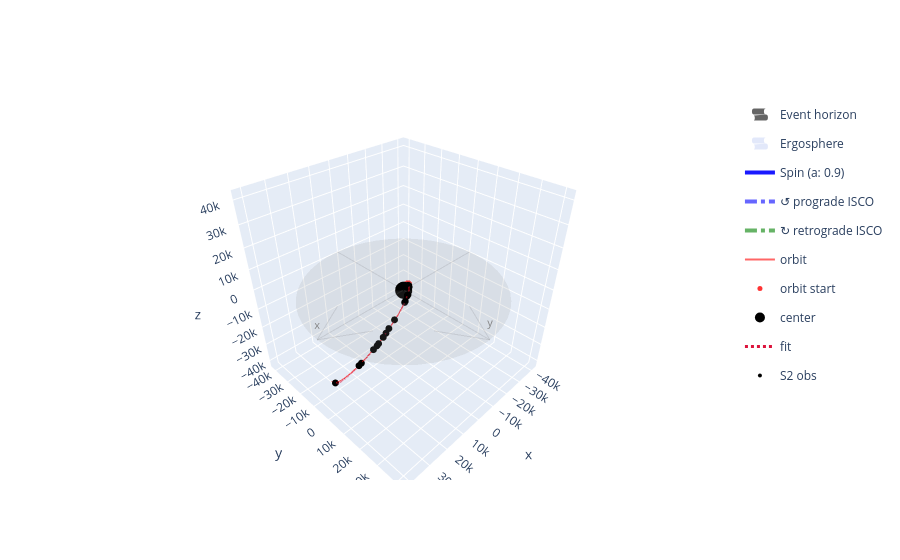

The cell this chart's notebook holds for it:
### Code cell
# Plot: truth path + fitted path (dotted) + observed points

fit_path = build_path(result.x)
fit_cart = fit_path.convert_to("Cartesian").state_vector  # (7, T)

plot = PlotKerr(kerr)
plot.add_path(path)
fig = plot.plot()

fig.add_trace(go.Scatter3d(
    x=fit_cart[1], y=fit_cart[2], z=fit_cart[3],
    mode="lines",
    line=dict(color="crimson", width=3, dash="dot"),
    name="fit",
))

pwe.add_to_figure(fig, color="black", name="S2 obs")
fig.show()

### Figure 1 — Plotly figure (JSON) as saved in the notebook; plotly's stock layout.template omitted (floating-point values rounded to 4 significant figures; data arrays with more than 128 entries replaced by an {"elided": "..."} marker saying what was removed)
{"data": [{"colorscale": [[0, "black"], [1, "black"]], "name": "Event horizon", "opacity": 0.6, "showlegend": true, "showscale": false, "type": "surface", "x": {"elided": "60x60 float values"}, "y": {"elided": "60x60 float values"}, "z": {"elided": "60x60 float values"}}, {"colorscale": [[0, "royalblue"], [1, "royalblue"]], "name": "Ergosphere", "opacity": 0.15, "showlegend": true, "showscale": false, "type": "surface", "x": {"elided": "60x60 float values"}, "y": {"elided": "60x60 float values"}, "z": {"elided": "60x60 float values"}}, {"legendgroup": "Spin (a: 0.9)", "line": {"color": "blue", "width": 4}, "mode": "lines", "name": "Spin (a: 0.9)", "opacity": 0.9, "showlegend": true, "type": "scatter3d", "x": [0, 0], "y": [0, 0], "z": [2, 11]}, {"legendgroup": "Spin (a: 0.9)", "line": {"color": "blue", "width": 4}, "mode": "lines", "opacity": 0.9, "showlegend": false, "type": "scatter3d", "x": [0, 0], "y": [0, 1.08], "z": [11, 9.2]}, {"legendgroup": "Spin (a: 0.9)", "line": {"color": "blue", "width": 4}, "mode": "lines", "opacity": 0.9, "showlegend": false, "type": "scatter3d", "x": [0, 0], "y": [0, -1.08], "z": [11, 9.2]}, {"legendgroup": "↺ prograde ISCO", "line": {"color": "blue", "dash": "dashdot", "width": 4}, "mode": "lines", "name": "↺ prograde ISCO", "opacity": 0.6, "type": "scatter3d", "x": [2.321, 2.318, 2.308, 2.292, 2.269, 2.24, 2.205, 2.164, 2.117, 2.064, 2.005, 1.94, 1.87, 1.795, 1.715, 1.63, 1.541, 1.447, 1.349, 1.248, 1.143, 1.035, 0.9234, 0.8098, 0.6938, 0.576, 0.4565, 0.3358, 0.2141, 0.09188, -0.03063, -0.1531, -0.2751, -0.3963, -0.5164, -0.6351, -0.7521, -0.8669, -0.9793, -1.089, -1.196, -1.299, -1.399, -1.494, -1.586, -1.673, -1.756, -1.833, -1.906, -1.973, -2.035, -2.091, -2.141, -2.186, -2.224, -2.256, -2.281, -2.301, -2.314, -2.32, -2.32, -2.314, -2.301, -2.281, -2.256, -2.224, -2.186, -2.141, -2.091, -2.035, -1.973, -1.906, -1.833, -1.756, -1.673, -1.586, -1.494, -1.399, -1.299, -1.196, -1.089, -0.9793, -0.8669, -0.7521, -0.6351, -0.5164, -0.3963, -0.2751, -0.1531, -0.03063, 0.09188, 0.2141, 0.3358, 0.4565, 0.576, 0.6938, 0.8098, 0.9234, 1.035, 1.143, 1.248, 1.349, 1.447, 1.541, 1.63, 1.715, 1.795, 1.87, 1.94, 2.005, 2.064, 2.117, 2.164, 2.205, 2.24, 2.269, 2.292, 2.308, 2.318, 2.321], "y": [0.0, 0.1225, 0.2446, 0.3661, 0.4865, 0.6056, 0.723, 0.8384, 0.9514, 1.062, 1.169, 1.273, 1.374, 1.471, 1.564, 1.652, 1.736, 1.815, 1.888, 1.957, 2.02, 2.078, 2.129, 2.175, 2.215, 2.248, 2.276, 2.296, 2.311, 2.319, 2.321, 2.316, 2.305, 2.287, 2.263, 2.232, 2.196, 2.153, 2.104, 2.05, 1.989, 1.923, 1.852, 1.776, 1.694, 1.608, 1.518, 1.423, 1.324, 1.222, 1.116, 1.007, 0.8952, 0.781, 0.6645, 0.5463, 0.4265, 0.3055, 0.1836, 0.06126, -0.06126, -0.1836, -0.3055, -0.4265, -0.5463, -0.6645, -0.781, -0.8952, -1.007, -1.116, -1.222, -1.324, -1.423, -1.518, -1.608, -1.694, -1.776, -1.852, -1.923, -1.989, -2.05, -2.104, -2.153, -2.196, -2.232, -2.263, -2.287, -2.305, -2.316, -2.321, -2.319, -2.311, -2.296, -2.276, -2.248, -2.215, -2.175, -2.129, -2.078, -2.02, -1.957, -1.888, -1.815, -1.736, -1.652, -1.564, -1.471, -1.374, -1.273, -1.169, -1.062, -0.9514, -0.8384, -0.723, -0.6056, -0.4865, -0.3661, -0.2446, -0.1225, -5.685e-16], "z": [0.0, 0.0, 0.0, 0.0, 0.0, 0.0, 0.0, 0.0, 0.0, 0.0, 0.0, 0.0, 0.0, 0.0, 0.0, 0.0, 0.0, 0.0, 0.0, 0.0, 0.0, 0.0, 0.0, 0.0, 0.0, 0.0, 0.0, 0.0, 0.0, 0.0, 0.0, 0.0, 0.0, 0.0, 0.0, 0.0, 0.0, 0.0, 0.0, 0.0, 0.0, 0.0, 0.0, 0.0, 0.0, 0.0, 0.0, 0.0, 0.0, 0.0, 0.0, 0.0, 0.0, 0.0, 0.0, 0.0, 0.0, 0.0, 0.0, 0.0, 0.0, 0.0, 0.0, 0.0, 0.0, 0.0, 0.0, 0.0, 0.0, 0.0, 0.0, 0.0, 0.0, 0.0, 0.0, 0.0, 0.0, 0.0, 0.0, 0.0, 0.0, 0.0, 0.0, 0.0, 0.0, 0.0, 0.0, 0.0, 0.0, 0.0, 0.0, 0.0, 0.0, 0.0, 0.0, 0.0, 0.0, 0.0, 0.0, 0.0, 0.0, 0.0, 0.0, 0.0, 0.0, 0.0, 0.0, 0.0, 0.0, 0.0, 0.0, 0.0, 0.0, 0.0, 0.0, 0.0, 0.0, 0.0, 0.0, 0.0]}, {"hoverinfo": "skip", "legendgroup": "↺ prograde ISCO", "line": {"color": "blue", "width": 4}, "mode": "lines", "opacity": 1, "showlegend": false, "type": "scatter3d", "x": [2.321, 2.237, null, 2.321, 2.404], "y": [0, -0.1393, null, 0, -0.1393], "z": [0, 0, null, 0, 0]}, {"hoverinfo": "skip", "legendgroup": "↺ prograde ISCO", "line": {"color": "blue", "width": 4}, "mode": "lines", "opacity": 1, "showlegend": false, "type": "scatter3d", "x": [1.641, 1.68, null, 1.641, 1.799], "y": [1.641, 1.484, null, 1.641, 1.602], "z": [0, 0, null, 0, 0]}, {"hoverinfo": "skip", "legendgroup": "↺ prograde ISCO", "line": {"color": "blue", "width": 4}, "mode": "lines", "opacity": 1, "showlegend": false, "type": "scatter3d", "x": [1.421e-16, 0.1393, null, 1.421e-16, 0.1393], "y": [2.321, 2.237, null, 2.321, 2.404], "z": [0, 0, null, 0, 0]}, {"hoverinfo": "skip", "legendgroup": "↺ prograde ISCO", "line": {"color": "blue", "width": 4}, "mode": "lines", "opacity": 1, "showlegend": false, "type": "scatter3d", "x": [-1.641, -1.484, null, -1.641, -1.602], "y": [1.641, 1.68, null, 1.641, 1.799], "z": [0, 0, null, 0, 0]}, {"hoverinfo": "skip", "legendgroup": "↺ prograde ISCO", "line": {"color": "blue", "width": 4}, "mode": "lines", "opacity": 1, "showlegend": false, "type": "scatter3d", "x": [-2.321, -2.237, null, -2.321, -2.404], "y": [2.842e-16, 0.1393, null, 2.842e-16, 0.1393], "z": [0, 0, null, 0, 0]}, {"hoverinfo": "skip", "legendgroup": "↺ prograde ISCO", "line": {"color": "blue", "width": 4}, "mode": "lines", "opacity": 1, "showlegend": false, "type": "scatter3d", "x": [-1.641, -1.68, null, -1.641, -1.799], "y": [-1.641, -1.484, null, -1.641, -1.602], "z": [0, 0, null, 0, 0]}, {"hoverinfo": "skip", "legendgroup": "↺ prograde ISCO", "line": {"color": "blue", "width": 4}, "mode": "lines", "opacity": 1, "showlegend": false, "type": "scatter3d", "x": [-4.263e-16, -0.1393, null, -4.263e-16, -0.1393], "y": [-2.321, -2.237, null, -2.321, -2.404], "z": [0, 0, null, 0, 0]}, {"hoverinfo": "skip", "legendgroup": "↺ prograde ISCO", "line": {"color": "blue", "width": 4}, "mode": "lines", "opacity": 1, "showlegend": false, "type": "scatter3d", "x": [1.641, 1.484, null, 1.641, 1.602], "y": [-1.641, -1.68, null, -1.641, -1.799], "z": [0, 0, null, 0, 0]}, {"legendgroup": "↻ retrograde ISCO", "line": {"color": "green", "dash": "dashdot", "width": 4}, "mode": "lines", "name": "↻ retrograde ISCO", "opacity": 0.6, "type": "scatter3d", "x": [8.717, 8.705, 8.669, 8.608, 8.524, 8.415, 8.284, 8.129, 7.951, 7.751, 7.53, 7.288, 7.025, 6.743, 6.442, 6.123, 5.787, 5.435, 5.068, 4.687, 4.292, 3.886, 3.468, 3.042, 2.606, 2.163, 1.715, 1.261, 0.8043, 0.3451, -0.1151, -0.5749, -1.033, -1.489, -1.94, -2.386, -2.825, -3.256, -3.678, -4.09, -4.491, -4.879, -5.253, -5.613, -5.957, -6.285, -6.595, -6.887, -7.159, -7.412, -7.644, -7.854, -8.043, -8.209, -8.352, -8.472, -8.569, -8.642, -8.69, -8.714, -8.714, -8.69, -8.642, -8.569, -8.472, -8.352, -8.209, -8.043, -7.854, -7.644, -7.412, -7.159, -6.887, -6.595, -6.285, -5.957, -5.613, -5.253, -4.879, -4.491, -4.09, -3.678, -3.256, -2.825, -2.386, -1.94, -1.489, -1.033, -0.5749, -0.1151, 0.3451, 0.8043, 1.261, 1.715, 2.163, 2.606, 3.042, 3.468, 3.886, 4.292, 4.687, 5.068, 5.435, 5.787, 6.123, 6.442, 6.743, 7.025, 7.288, 7.53, 7.751, 7.951, 8.129, 8.284, 8.415, 8.524, 8.608, 8.669, 8.705, 8.717], "y": [0.0, 0.4601, 0.9188, 1.375, 1.827, 2.275, 2.716, 3.149, 3.574, 3.988, 4.392, 4.783, 5.161, 5.525, 5.873, 6.205, 6.519, 6.816, 7.093, 7.35, 7.588, 7.803, 7.998, 8.17, 8.319, 8.445, 8.547, 8.626, 8.68, 8.711, 8.717, 8.698, 8.656, 8.589, 8.499, 8.385, 8.247, 8.086, 7.903, 7.698, 7.472, 7.224, 6.957, 6.67, 6.364, 6.041, 5.701, 5.345, 4.974, 4.589, 4.192, 3.782, 3.363, 2.933, 2.496, 2.052, 1.602, 1.147, 0.6897, 0.2301, -0.2301, -0.6897, -1.147, -1.602, -2.052, -2.496, -2.933, -3.363, -3.782, -4.192, -4.589, -4.974, -5.345, -5.701, -6.041, -6.364, -6.67, -6.957, -7.224, -7.472, -7.698, -7.903, -8.086, -8.247, -8.385, -8.499, -8.589, -8.656, -8.698, -8.717, -8.711, -8.68, -8.626, -8.547, -8.445, -8.319, -8.17, -7.998, -7.803, -7.588, -7.35, -7.093, -6.816, -6.519, -6.205, -5.873, -5.525, -5.161, -4.783, -4.392, -3.988, -3.574, -3.149, -2.716, -2.275, -1.827, -1.375, -0.9188, -0.4601, -2.135e-15], "z": [0.0, 0.0, 0.0, 0.0, 0.0, 0.0, 0.0, 0.0, 0.0, 0.0, 0.0, 0.0, 0.0, 0.0, 0.0, 0.0, 0.0, 0.0, 0.0, 0.0, 0.0, 0.0, 0.0, 0.0, 0.0, 0.0, 0.0, 0.0, 0.0, 0.0, 0.0, 0.0, 0.0, 0.0, 0.0, 0.0, 0.0, 0.0, 0.0, 0.0, 0.0, 0.0, 0.0, 0.0, 0.0, 0.0, 0.0, 0.0, 0.0, 0.0, 0.0, 0.0, 0.0, 0.0, 0.0, 0.0, 0.0, 0.0, 0.0, 0.0, 0.0, 0.0, 0.0, 0.0, 0.0, 0.0, 0.0, 0.0, 0.0, 0.0, 0.0, 0.0, 0.0, 0.0, 0.0, 0.0, 0.0, 0.0, 0.0, 0.0, 0.0, 0.0, 0.0, 0.0, 0.0, 0.0, 0.0, 0.0, 0.0, 0.0, 0.0, 0.0, 0.0, 0.0, 0.0, 0.0, 0.0, 0.0, 0.0, 0.0, 0.0, 0.0, 0.0, 0.0, 0.0, 0.0, 0.0, 0.0, 0.0, 0.0, 0.0, 0.0, 0.0, 0.0, 0.0, 0.0, 0.0, 0.0, 0.0, 0.0]}, {"hoverinfo": "skip", "legendgroup": "↻ retrograde ISCO", "line": {"color": "green", "width": 4}, "mode": "lines", "opacity": 1, "showlegend": false, "type": "scatter3d", "x": [8.717, 9.031, null, 8.717, 8.404], "y": [0, 0.523, null, 0, 0.523], "z": [0, 0, null, 0, 0]}, {"hoverinfo": "skip", "legendgroup": "↻ retrograde ISCO", "line": {"color": "green", "width": 4}, "mode": "lines", "opacity": 1, "showlegend": false, "type": "scatter3d", "x": [6.164, 6.016, null, 6.164, 5.572], "y": [6.164, 6.756, null, 6.164, 6.312], "z": [0, 0, null, 0, 0]}, {"hoverinfo": "skip", "legendgroup": "↻ retrograde ISCO", "line": {"color": "green", "width": 4}, "mode": "lines", "opacity": 1, "showlegend": false, "type": "scatter3d", "x": [5.338e-16, -0.523, null, 5.338e-16, -0.523], "y": [8.717, 9.031, null, 8.717, 8.404], "z": [0, 0, null, 0, 0]}, {"hoverinfo": "skip", "legendgroup": "↻ retrograde ISCO", "line": {"color": "green", "width": 4}, "mode": "lines", "opacity": 1, "showlegend": false, "type": "scatter3d", "x": [-6.164, -6.756, null, -6.164, -6.312], "y": [6.164, 6.016, null, 6.164, 5.572], "z": [0, 0, null, 0, 0]}, {"hoverinfo": "skip", "legendgroup": "↻ retrograde ISCO", "line": {"color": "green", "width": 4}, "mode": "lines", "opacity": 1, "showlegend": false, "type": "scatter3d", "x": [-8.717, -9.031, null, -8.717, -8.404], "y": [1.068e-15, -0.523, null, 1.068e-15, -0.523], "z": [0, 0, null, 0, 0]}, {"hoverinfo": "skip", "legendgroup": "↻ retrograde ISCO", "line": {"color": "green", "width": 4}, "mode": "lines", "opacity": 1, "showlegend": false, "type": "scatter3d", "x": [-6.164, -6.016, null, -6.164, -5.572], "y": [-6.164, -6.756, null, -6.164, -6.312], "z": [0, 0, null, 0, 0]}, {"hoverinfo": "skip", "legendgroup": "↻ retrograde ISCO", "line": {"color": "green", "width": 4}, "mode": "lines", "opacity": 1, "showlegend": false, "type": "scatter3d", "x": [-1.601e-15, 0.523, null, -1.601e-15, 0.523], "y": [-8.717, -9.031, null, -8.717, -8.404], "z": [0, 0, null, 0, 0]}, {"hoverinfo": "skip", "legendgroup": "↻ retrograde ISCO", "line": {"color": "green", "width": 4}, "mode": "lines", "opacity": 1, "showlegend": false, "type": "scatter3d", "x": [6.164, 6.756, null, 6.164, 6.312], "y": [-6.164, -6.016, null, -6.164, -5.572], "z": [0, 0, null, 0, 0]}, {"line": {"color": "red", "width": 2}, "mode": "lines", "name": "orbit", "opacity": 0.6, "type": "scatter3d", "x": {"elided": "2309 float values"}, "y": {"elided": "2309 float values"}, "z": {"elided": "2309 float values"}}, {"marker": {"color": "red", "opacity": 0.8, "size": 5}, "mode": "markers", "name": "orbit start", "type": "scatter3d", "x": [-2175.0], "y": [374.0], "z": [1899.0]}, {"anchor": "tail", "colorscale": [[0, "red"], [1, "red"]], "name": "orbit end", "opacity": 0.8, "showscale": false, "sizemode": "absolute", "sizeref": 1.667, "type": "cone", "u": [-0.0005528], "v": [-0.001352], "w": [-0.0004972], "x": [36030.0], "y": [-5979.0], "z": [-31300.0]}, {"colorscale": [[0, "gray"], [1, "gray"]], "opacity": 0.08, "showscale": false, "type": "surface", "x": {"elided": "50x50 float values"}, "y": {"elided": "50x50 float values"}, "z": {"elided": "50x50 float values"}}, {"marker": {"color": "black", "opacity": 1, "size": 10}, "mode": "markers", "name": "center", "type": "scatter3d", "x": [0], "y": [0], "z": [0]}, {"legendgroup": "equatorial_axes", "line": {"color": "gray", "width": 2}, "mode": "lines", "name": "x", "opacity": 0.2, "showlegend": false, "type": "scatter3d", "x": [-43790.0, 43790.0], "y": [0, 0], "z": [0, 0]}, {"legendgroup": "equatorial_axes", "line": {"color": "gray", "width": 2}, "mode": "lines", "name": "x", "opacity": 0.2, "showlegend": false, "type": "scatter3d", "x": [43790.0, 26270.0], "y": [0, 10510.0], "z": [0, 0]}, {"legendgroup": "equatorial_axes", "line": {"color": "gray", "width": 2}, "mode": "lines", "name": "x", "opacity": 0.2, "showlegend": false, "type": "scatter3d", "x": [43790.0, 26270.0], "y": [0, -10510.0], "z": [0, 0]}, {"legendgroup": "equatorial_axes", "mode": "text", "name": "x", "showlegend": false, "text": ["x"], "textfont": {"color": "gray", "size": 11}, "type": "scatter3d", "x": [43790.0], "y": [0], "z": [0]}, {"legendgroup": "equatorial_axes", "line": {"color": "gray", "width": 2}, "mode": "lines", "name": "y", "opacity": 0.2, "showlegend": false, "type": "scatter3d", "x": [0, 0], "y": [-43790.0, 43790.0], "z": [0, 0]}, {"legendgroup": "equatorial_axes", "line": {"color": "gray", "width": 2}, "mode": "lines", "name": "y", "opacity": 0.2, "showlegend": false, "type": "scatter3d", "x": [0, 10510.0], "y": [43790.0, 26270.0], "z": [0, 0]}, {"legendgroup": "equatorial_axes", "line": {"color": "gray", "width": 2}, "mode": "lines", "name": "y", "opacity": 0.2, "showlegend": false, "type": "scatter3d", "x": [0, -10510.0], "y": [43790.0, 26270.0], "z": [0, 0]}, {"legendgroup": "equatorial_axes", "mode": "text", "name": "y", "showlegend": false, "text": ["y"], "textfont": {"color": "gray", "size": 11}, "type": "scatter3d", "x": [0], "y": [43790.0], "z": [0]}, {"line": {"color": "crimson", "dash": "dot", "width": 3}, "mode": "lines", "name": "fit", "type": "scatter3d", "x": {"elided": "2267 float values"}, "y": {"elided": "2267 float values"}, "z": {"elided": "2267 float values"}}, {"error_x": {"array": [126.2, 126.2, 126.2, 126.2, 126.2, 126.2, 126.2, 126.2, 126.2, 126.2, 126.2, 126.2, 126.2, 126.2, 126.2, 126.2, 126.2, 126.2, 126.2, 126.2], "type": "data", "visible": true}, "error_y": {"array": [126.2, 126.2, 126.2, 126.2, 126.2, 126.2, 126.2, 126.2, 126.2, 126.2, 126.2, 126.2, 126.2, 126.2, 126.2, 126.2, 126.2, 126.2, 126.2, 126.2], "type": "data", "visible": true}, "error_z": {"array": [126.2, 126.2, 126.2, 126.2, 126.2, 126.2, 126.2, 126.2, 126.2, 126.2, 126.2, 126.2, 126.2, 126.2, 126.2, 126.2, 126.2, 126.2, 126.2, 126.2], "type": "data", "visible": true}, "marker": {"color": "black", "size": 4}, "mode": "markers", "name": "S2 obs", "type": "scatter3d", "x": [-1610.0, -1616.0, -1741.0, -1512.0, -1143.0, 2570.0, 2804.0, 3125.0, 5322.0, 5721.0, 12640.0, 15900.0, 17440.0, 19040.0, 21260.0, 22050.0, 23590.0, 28770.0, 29660.0, 36540.0], "y": [1026.0, 1225.0, 1331.0, 1557.0, 2087.0, 5073.0, 5011.0, 5207.0, 6298.0, 6335.0, 7600.0, 7743.0, 7710.0, 7774.0, 7435.0, 7360.0, 6900.0, 5316.0, 4803.0, -2775.0], "z": [2185.0, 2049.0, 2095.0, 2122.0, 2077.0, 1505.0, 1325.0, 1223.0, 290.5, 40.63, -4193.0, -6638.0, -8090.0, -9227.0, -11320.0, -12000.0, -13330.0, -18160.0, -19270.0, -29520.0]}], "layout": {"scene": {"aspectmode": "cube", "xaxis": {"range": [-43790.0, 43790.0]}, "yaxis": {"range": [-43790.0, 43790.0]}, "zaxis": {"range": [-43790.0, 43790.0]}}}}
